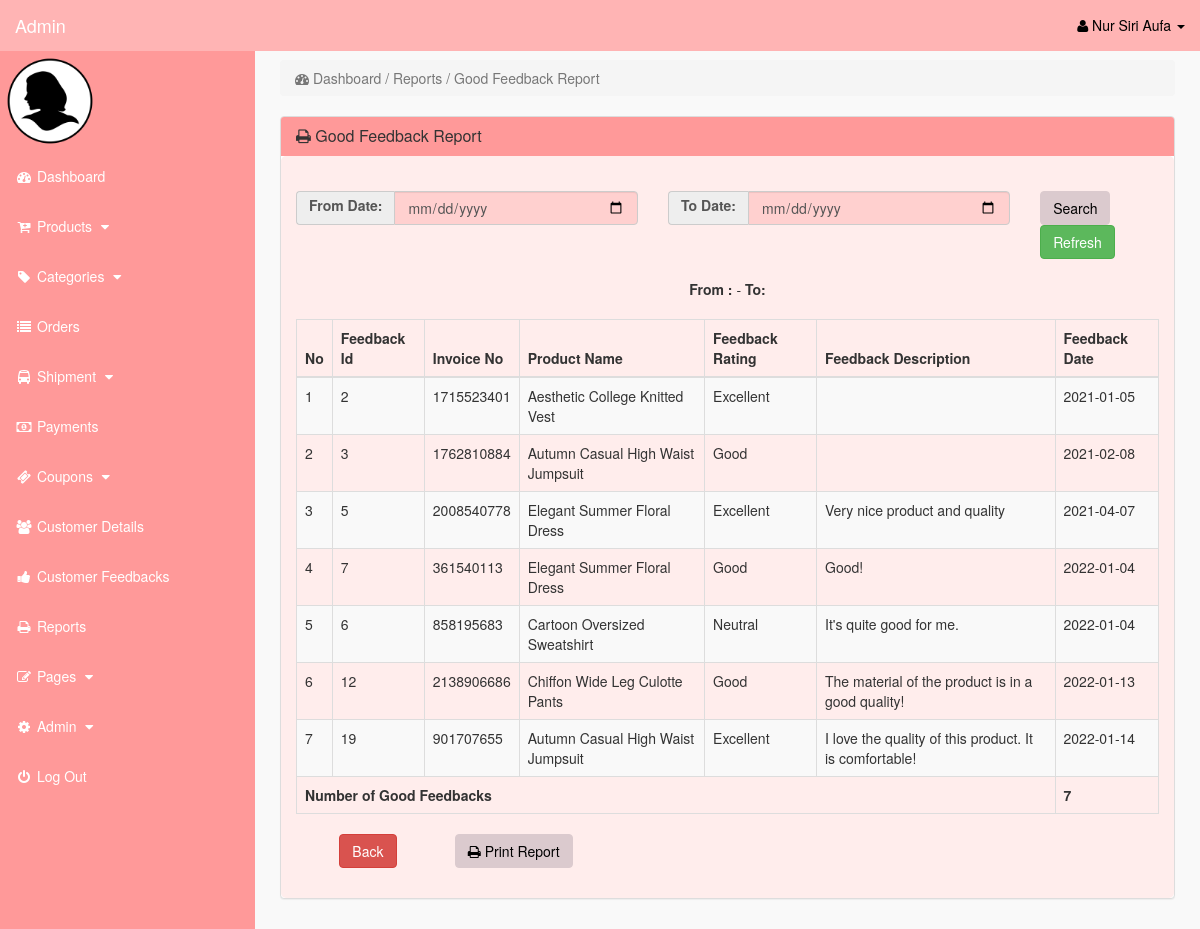
The page /admin/index.php?good_feedback (signed in) on the database its author committed.
### tables this page shows
CREATE TABLE `cust_feedbacks` (
  `feedback_id` int(10) NOT NULL,
  `invoice_no` int(100) NOT NULL,
  `feedback_rating` varchar(50) NOT NULL,
  `feedback_description` varchar(255) NOT NULL,
  `feedback_date` date NOT NULL DEFAULT current_timestamp(),
  `cust_fname` text NOT NULL,
  `cust_email` text NOT NULL,
  `cust_contact` text NOT NULL
);

CREATE TABLE `pending_orders` (
  `order_id` int(10) NOT NULL,
  `cust_id` int(10) NOT NULL,
  `invoice_no` int(10) NOT NULL,
  `product_id` text NOT NULL,
  `p_variations_id` int(11) NOT NULL,
  `carrier_id` int(11) NOT NULL,
  `order_qty` int(10) NOT NULL,
  `order_date` timestamp NOT NULL DEFAULT current_timestamp() ON UPDATE current_timestamp(),
  `order_status` text NOT NULL
);

CREATE TABLE `products` (
  `product_id` int(10) NOT NULL,
  `p_cat_id` int(10) NOT NULL,
  `date` timestamp NOT NULL DEFAULT current_timestamp() ON UPDATE current_timestamp(),
  `product_title` text NOT NULL,
  `product_url` text NOT NULL,
  `product_img1` text NOT NULL,
  `product_img2` text NOT NULL,
  `product_img3` text NOT NULL,
  `product_price` decimal(10,2) NOT NULL,
  `product_desc` text NOT NULL,
  `product_features` text NOT NULL
);

### admin/good_feedback.php (the view)
<?php
	if(!isset($_SESSION['admin_email'])){
		echo "<script>window.open('login.php','_self')</script>";
	}
		else {
?>
	<div class="row">
		<div class="col-lg-12">
			<ol class="breadcrumb">
				<li class="active">
					<i class="fa fa-dashboard"></i> Dashboard / Reports / Good Feedback Report
				</li>
			</ol>
		</div>
	</div>
	<div class="row">
		<div class="col-lg-12">
			<div class="panel panel-default">
				<div class="panel-heading">
					<h3 class="panel-title">
						<i class="fa fa-print"></i> Good Feedback Report
					</h3>
				</div>
							<div class="panel-body" >
                            <br>
                            <form class="form-group" method="POST" action="">
                                <div class="box-body">
                                    <div class="row">
                                        <div class="col-md-5">
                                            <div class="form-group">
                                                <div class="input-group date">
                                                    <div class="input-group-addon">
                                                        <label>From Date:</label>
                                                    </div>
                                                        <input type="date" class="form-control pull-right" name="from_date" value="<?php echo isset($_POST['from_date']) ? $_POST['from_date'] : '' ?>" data-date-format="yyyy-mm-dd">
                                                </div>
                                            </div>
                                        </div>
                                        <div class="col-md-5">
                                            <div class="form-group">
                                                <div class="input-group date">
                                                    <div class="input-group-addon">
                                                        <label>To Date:</label>
                                                    </div>
                                                        <input type="date" class="form-control pull-right" name="to_date" value="<?php echo isset($_POST['to_date']) ? $_POST['to_date'] : '' ?>" data-date-format="yyyy-mm-dd">
                                                </div>
                                            </div>
                                        </div>
                                        <div class="col-md-2">
                                            <button class="btn btn-primary" name="filter">Search</button>
                                            <a href="index.php?good_feedback" type="button" class="btn btn-success">Refresh</a>
                                        </div>
                                        <br>
                                    </div>
                            </form>
                                <br>
                                <center>
                                <div class="input-group col-md-6">
                                   <div class="box-title"><b>From :</b> <?php echo isset($_POST['from_date']) ? $_POST['from_date'] : '' ?> - <b>To:</b> <?php echo isset($_POST['to_date']) ? $_POST['to_date'] : '' ?></div>
						    	</div>
                                <br>
                                <div class="table-responsive" >
								<table class="table table-bordered table-hover table-striped" >
									<thead>
										<tr>
                                            <th>No</th>
											<th>Feedback Id</th>
											<th>Invoice No</th>
                                            <th>Product Name</th>
											<th>Feedback Rating</th>
                                            <th>Feedback Description</th>
                                            <th>Feedback Date</th>
										</tr>
									</thead>
									<tbody>
                                    <?php
                                        if(isset ($_POST['filter'])){
                                            $from_date = date("Y-m-d", strtotime($_POST['from_date']));
                                            $to_date = date("Y-m-d", strtotime($_POST['to_date']));
                                            $i=0;
                                            $query=mysqli_query($con, "select * from `cust_feedbacks` t1 inner join pending_orders t2 on t1.invoice_no=t2.invoice_no inner join products t3 on t2.product_id=t3.product_id where date(`feedback_date`) between '$from_date' and '$to_date' and (feedback_rating='excellent' or feedback_rating='good' or feedback_rating='neutral') order by feedback_date asc");
                                            $row=mysqli_num_rows($query);
                                                if($row>0){
                                                    while($fetch=mysqli_fetch_array($query)){
                                                        $i++;
                                    ?>
                                    <tr>
                                        <td><?php echo $i; ?></td>
                                        <td><?php echo $fetch['feedback_id']?></td>
                                        <td><?php echo $fetch['invoice_no']?></td>
                                        <td><?php echo $fetch['product_title']?></td>
                                        <td><?php echo $fetch['feedback_rating']?></td>
                                        <td><?php echo $fetch['feedback_description']?></td>
                                        <td><?php echo $fetch['feedback_date']?></td>
                                    </tr>
                                    <?php
                                                    }
                                    ?>
                                        <tr>
                                            <?php
                                                $query=mysqli_query($con, "select count(feedback_id) as sum from `cust_feedbacks` where date(`feedback_date`) between '$from_date' and '$to_date' and (feedback_rating='excellent' or feedback_rating='good' or feedback_rating='neutral')");
                                                    while($fetch=mysqli_fetch_array($query)){
                                            ?>
                                            <td colspan = "6"> <b><?php echo "Number of Good Feedbacks";?></b> </td>
                                            <td colspan = "1" > <b><?php echo $fetch['sum']?></b> </td>
                                            <?php
                                                    }
                                            ?>
                                    </tr>
                                    <?php
                                                }
                                                else {
                                                    echo'
                                                        <tr>
                                                            <td colspan = "7"><center>No Record Found</center></td>
                                                        </tr>';
                                                }
                                        }
                                                else {
                                                    $i=0;
                                                    $query=mysqli_query($con, "select * from `cust_feedbacks` t1 inner join pending_orders t2 on t1.invoice_no=t2.invoice_no inner join products t3 on t2.product_id=t3.product_id where (feedback_rating='excellent' or feedback_rating='good' or feedback_rating='neutral') order by feedback_date asc");
                                                        while($fetch=mysqli_fetch_array($query)){
                                                            $i++;
                                    ?>
                                        <tr>
                                            <td><?php echo $i; ?></td>
                                            <td><?php echo $fetch['feedback_id']?></td>
                                            <td><?php echo $fetch['invoice_no']?></td>
                                            <td><?php echo $fetch['product_title']?></td>
                                            <td><?php echo $fetch['feedback_rating']?></td>
                                            <td><?php echo $fetch['feedback_description']?></td>
                                            <td><?php echo $fetch['feedback_date']?></td>
                                        </tr>
                                    <?php
                                                        }
                                    ?>
                                        <tr>
                                            <?php
                                                $query=mysqli_query($con, "select count(feedback_id) as sum from `cust_feedbacks` where (feedback_rating='excellent' or feedback_rating='good' or feedback_rating='neutral')");
                                                    while($fetch=mysqli_fetch_array($query)){
                                            ?>
                                            <td colspan = "6"> <b><?php echo "Number of Good Feedbacks";?></b> </td>
                                            <td colspan = "1" > <b><?php echo $fetch['sum']?></b> </td>
                                            <?php
                                                    }
                                            ?>
                                        </tr>
                                    <?php
                                            }
                                    ?>
							</tbody>
					</table>
                </div>
                <div class="row">
                    <div class="col-md-12">
                        <div class="col-md-2">
                            <a href="index.php?view_reports" class="btn btn-danger"> Back </a>
                        </div>
                        <div class="col-md-2">
							<button onclick="window.print();" class="btn btn-primary"><i class="fa fa-print"></i> Print Report</button>
                        </div>
                    </div>
				</div>
              </div>
			</div>
		</div>
	</div>
</div>
<?php
	}
?>

### admin/includes/sidebar.php (shortened to what this page needs)
<?php
	if(!isset($_SESSION['admin_email'])){
		echo "<script>window.open('login.php','_self')</script>";
	}
		else {
?>
	<nav class="navbar navbar-inverse navbar-fixed-top" >
		<div class="navbar-header" >
				<a class="navbar-brand" href="index.php?dashboard">Admin</a>
		</div>
		<ul class="nav navbar-right top-nav" >
			<li class="dropdown" >
				<a href="#" class="dropdown-toggle" data-toggle="dropdown" >
					<i class="fa fa-user" ></i>
						<?php echo $admin_fname; ?> <b class="caret" ></b>
				</a>
</li>
</ul>
	<div class="collapse navbar-collapse navbar-ex1-collapse">
		<ul class="nav navbar-nav side-nav">
	<li>
		<img src="admin_image/<?php echo $admin_image; ?>" width="100" height="100" >
	</li>
	<li>
		<a href="index.php?dashboard">
			<i class="fa fa-fw fa-dashboard"></i> Dashboard
		</a>
	</li>
	<li>
		<a href="#" data-toggle="collapse" data-target="#products">
			<i class="fa fa-fw fa-cart-plus""></i> Products
				<i class="fa fa-fw fa-caret-down"></i>
	</a>
	</li>
	<li>
		<a href="#" data-toggle="collapse" data-target="#p_cat">
			<i class="fa fa-fw fa-tag"></i> Categories
			<i class="fa fa-fw fa-caret-down"></i>
		</a>
	</li>
	<li>
		<a href="index.php?view_orders">
			<i class="fa fa-fw fa-list"></i> Orders
		</a>
	</li>
	<li>
		<a href="#" data-toggle="collapse" data-target="#shipment">
			<i class="fa fa-fw fa-bus"></i> Shipment
			<i class="fa fa-fw fa-caret-down"></i>
		</a>
	</li>
	<li>
		<a href="index.php?view_payments">
			<i class="fa fa-fw fa-money"></i> Payments
		</a>
	</li>
	<li>
		<a href="#" data-toggle="collapse" data-target="#coupons">
			<i class="fa fa-fw fa-ticket"></i> Coupons
			<i class="fa fa-fw fa-caret-down"></i>
		</a>
	</li>
	<li>
		<a href="index.php?view_customers">
			<i class="fa fa-fw fa-users"></i> Customer Details
		</a>
	</li>
	<li>
		<a href="index.php?view_feedbacks">
			<i class="fa fa-fw fa-thumbs-up"></i> Customer Feedbacks
		</a>
	</li>
	<li>
		<a href="index.php?view_reports">
			<i class="fa fa-fw fa-print"></i> Reports
		</a>
	</li>
	<li>
		<a href="#" data-toggle="collapse" data-target="#pages">
			<i class="fa fa-fw fa-edit"> </i> Pages
			<i class="fa fa-fw fa-caret-down"></i>
		</a>
	</li>
	<li>
		<a href="#" data-toggle="collapse" data-target="#admin">
			<i class="fa fa-fw fa-gear"></i> Admin
			<i class="fa fa-fw fa-caret-down"></i>
		</a>
	</li>
	<li>
		<a href="logout.php">
			<i class="fa fa-fw fa-power-off"></i> Log Out
		</a>
	</li>
		</ul>
	</div>
</nav>
<?php
	}
?>

### admin/css/style.css (style rules this page uses)
body { margin-top:100px; }
@media (min-width: 768px) { body { margin-top:50px; } }
.top-nav { padding:0 15px; }
.top-nav>li { display:inline-block; float:left; }
.top-nav>li>a { padding-top:15px; padding-bottom:15px; line-height:20px; color:black; }
@media (min-width: 768px) { .side-nav { position:fixed; top:51px; width:255px; border-radius:0; overflow-y:auto; background-color: #ff9999; bottom:0; overflow-x:hidden; padding-bottom:40px; } }
@media (min-width: 768px) { .side-nav>li>a { width:255px; } }
.panel-body { border-radius:5px; background-color: #ffedec }

### rows shown on the page
cust_feedbacks: feedback_id "2", pending_orders.invoice_no "1715523401", products.product_title "Aesthetic College Knitted Vest", feedback_rating "Excellent", feedback_date "2021-01-05"
cust_feedbacks: feedback_id "3", pending_orders.invoice_no "1762810884", products.product_title "Autumn Casual High Waist Jumpsuit", feedback_rating "Good", feedback_date "2021-02-08"
cust_feedbacks: feedback_id "5", pending_orders.invoice_no "2008540778", products.product_title "Elegant Summer Floral Dress", feedback_rating "Excellent", feedback_description "Very nice product and quality", feedback_date "2021-04-07"
cust_feedbacks: feedback_id "7", pending_orders.invoice_no "361540113", products.product_title "Elegant Summer Floral Dress", feedback_rating "Good", feedback_description "Good!", feedback_date "2022-01-04"
cust_feedbacks: feedback_id "6", pending_orders.invoice_no "858195683", products.product_title "Cartoon Oversized Sweatshirt", feedback_rating "Neutral", feedback_description "It's quite good for me.", feedback_date "2022-01-04"
cust_feedbacks: feedback_id "12", pending_orders.invoice_no "2138906686", products.product_title "Chiffon Wide Leg Culotte Pants", feedback_rating "Good", feedback_description "The material of the product is in a good quality!", feedback_date "2022-01-13"
cust_feedbacks: feedback_id "19", pending_orders.invoice_no "901707655", products.product_title "Autumn Casual High Waist Jumpsuit", feedback_rating "Excellent", feedback_description "I love the quality of this product. It is comfortable!", feedback_date "2022-01-14"

### other values the page prints
$admin_fname "Nur Siri Aufa"
$fetch['sum'] "7"
